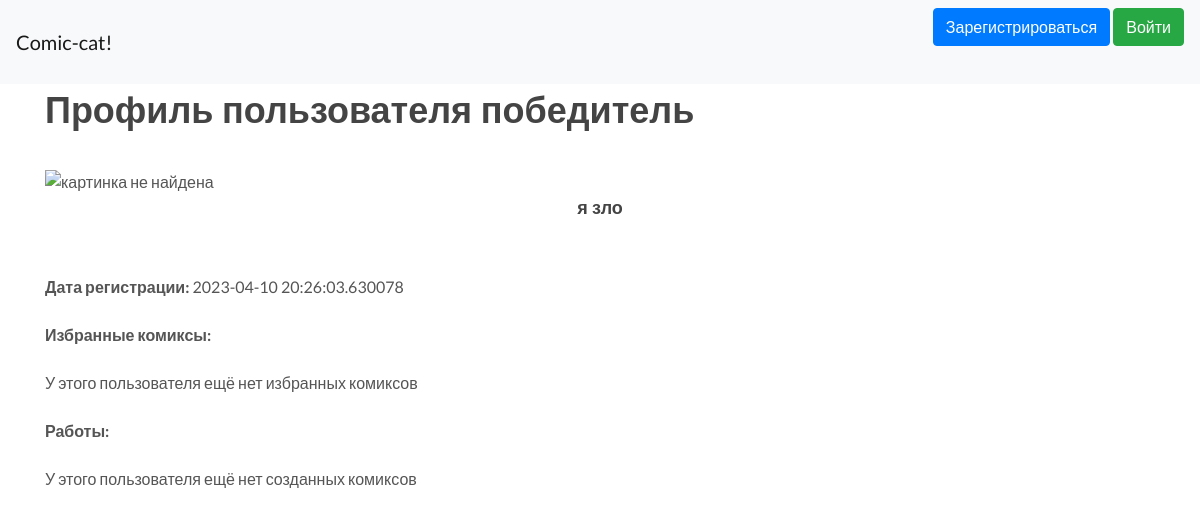
Page /users/1 on the committed database.
### data/users.py (models this page shows, shortened)
class User(SqlAlchemyBase, UserMixin, SerializerMixin):
    __tablename__ = 'users'
    id = sqlalchemy.Column(sqlalchemy.Integer,
                           primary_key=True, autoincrement=True)
    name = sqlalchemy.Column(sqlalchemy.String, nullable=True)
    about = sqlalchemy.Column(sqlalchemy.String, nullable=True)
    email = sqlalchemy.Column(sqlalchemy.String,
                              index=True, unique=True, nullable=True)
    hashed_password = sqlalchemy.Column(sqlalchemy.String, nullable=True)
    created_date = sqlalchemy.Column(sqlalchemy.DateTime,
                                     default=datetime.datetime.now)
    favorites = categories = orm.relationship("Comics",
                                              secondary="assoc_favs",
                                              backref="users")
    comics = orm.relationship("Comics", back_populates='user')
    discussions = orm.relationship("Discussions", back_populates='user')
    posts = orm.relationship("Posts", back_populates='user')
    reviews = orm.relationship("Reviews", back_populates='user')

### main.py (the view)
@app.route('/users/<int:id>')
def user(id):
    db_sess = db_session.create_session()
    user = db_sess.query(User).filter(User.id == id)[0]
    return render_template("user.html", user=user)

### data/db_session.py (called while the page is built)
def create_session() -> Session:
    global __factory
    return __factory()

### templates/user.html
{% extends "base.html" %}
{% block content %}
<h1>Профиль пользователя <strong>{{user.name}}</strong></h1>
<img src="{url_pic}" alt="картинка не найдена">
<h4 style="text-align: center;">{{user.about}}</h4>
<div>
  <br><strong>Дата регистрации:</strong> {{user.created_date}}
  <br><br><strong>Избранные комиксы:</strong>
  <div>
    {% if user.favorites %}
        комиксы каруселька
    {% else %}
      <br>У этого пользователя ещё нет избранных комиксов
    {% endif %}
  </div>
  <br><strong>Работы:</strong>
  <div>
    {% if user.favorites %}
        комиксы каруселька
    {% else %}
      <br>У этого пользователя ещё нет созданных комиксов
    {% endif %}
  </div>
</div>
{% endblock %}

### rows in the picture
User: name "победитель", about "я зло", created_date "2023-04-10 20:26:03.630078"
